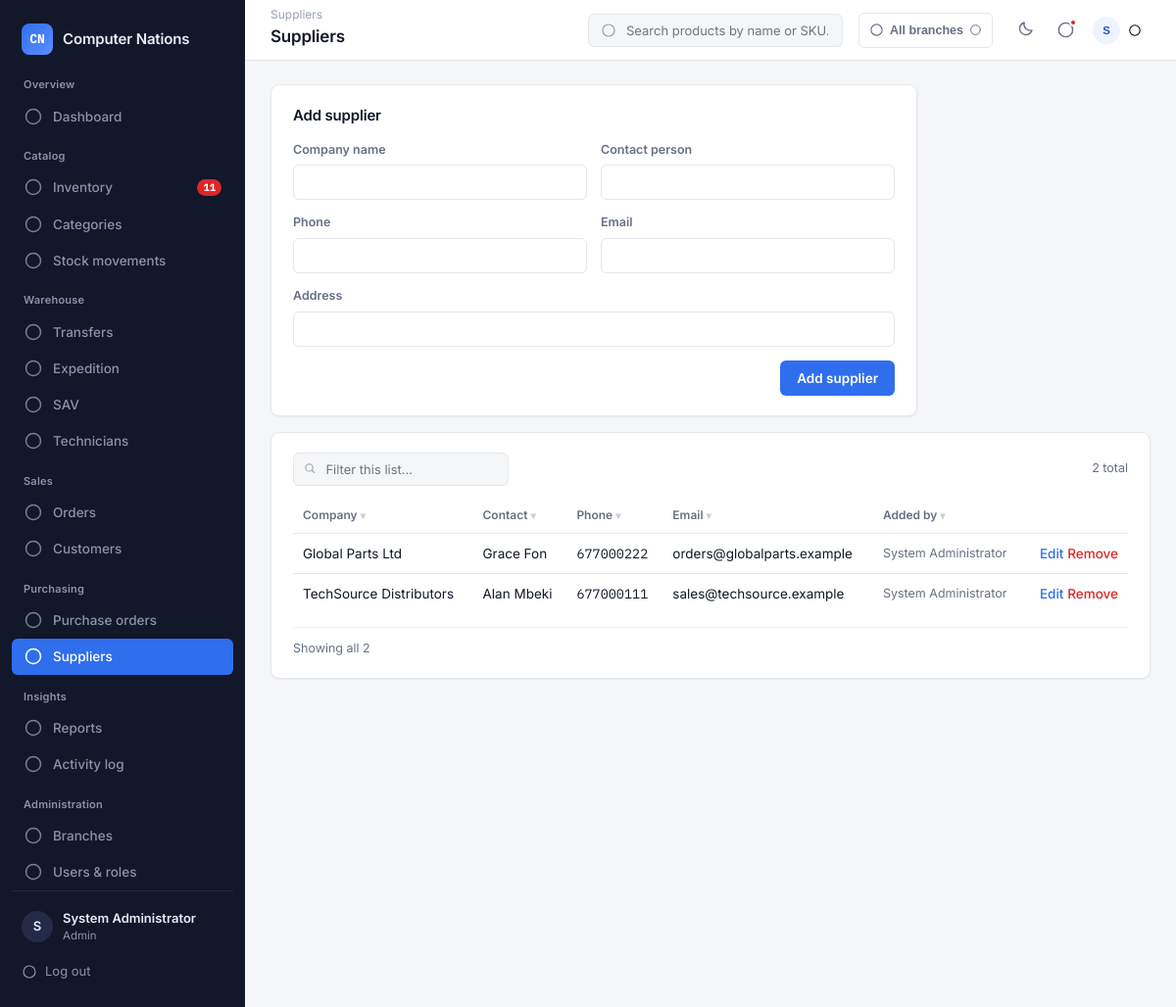
Screenshot of /modules/suppliers/index.php (signed in) with the database file from the repository.
### tables this page shows
CREATE TABLE suppliers (
    id INT AUTO_INCREMENT PRIMARY KEY,
    name VARCHAR(120) NOT NULL,
    contact_person VARCHAR(100) DEFAULT NULL,
    phone VARCHAR(30) DEFAULT NULL,
    email VARCHAR(120) DEFAULT NULL,
    address VARCHAR(255) DEFAULT NULL,
    created_by INT DEFAULT NULL,
    created_at TIMESTAMP DEFAULT CURRENT_TIMESTAMP
);

CREATE TABLE users (
    id INT AUTO_INCREMENT PRIMARY KEY,
    full_name VARCHAR(100) NOT NULL,
    username VARCHAR(50) NOT NULL UNIQUE,
    email VARCHAR(120) NOT NULL UNIQUE,
    phone VARCHAR(30) DEFAULT NULL,
    password VARCHAR(255) NOT NULL,         
    role_id INT NOT NULL,
    branch_id INT DEFAULT NULL,
    avatar VARCHAR(255) DEFAULT NULL,
    status ENUM('active','suspended') NOT NULL DEFAULT 'active',
    reset_token_hash VARCHAR(255) DEFAULT NULL,    
    reset_token_expires DATETIME DEFAULT NULL,
    last_login DATETIME DEFAULT NULL,
    created_at TIMESTAMP DEFAULT CURRENT_TIMESTAMP,
    FOREIGN KEY (role_id) REFERENCES roles(id),
    FOREIGN KEY (branch_id) REFERENCES branches(id) ON DELETE SET NULL
);

### includes/rbac.php (called while the page is built, shortened)
<?php
function hasPermission($slug) {
    return in_array($slug, $_SESSION['permissions'] ?? [], true);
}

### includes/functions.php (called while the page is built, shortened)
<?php
function clean($value) {
    return htmlspecialchars(trim($value ?? ''), ENT_QUOTES, 'UTF-8');
}

### modules/suppliers/index.php (the view, shortened to what this page needs)
<?php
require_once __DIR__ . '/../../config/config.php';
require_once __DIR__ . '/../../includes/rbac.php';
$canManage = hasPermission('suppliers.manage');
$editing = null;
$suppliers = $pdo->query(
    "SELECT s.*, u.full_name AS creator_name FROM suppliers s LEFT JOIN users u ON u.id = s.created_by ORDER BY s.name"
)->fetchAll();
require_once __DIR__ . '/../../includes/header.php';
?>
<?php if ($canManage): ?>
<section class="panel panel-form">
  <h2><?= $editing ? 'Edit supplier' : 'Add supplier' ?></h2>
  <form method="post">
    <div class="form-row">
      <div class="form-field"><label>Company name</label><input type="text" name="name" value="<?= clean($editing['name'] ?? '') ?>" required></div>
      <div class="form-field"><label>Contact person</label><input type="text" name="contact_person" value="<?= clean($editing['contact_person'] ?? '') ?>"></div>
    </div>
    <div class="form-row">
      <div class="form-field"><label>Phone</label><input type="text" name="phone" value="<?= clean($editing['phone'] ?? '') ?>"></div>
      <div class="form-field"><label>Email</label><input type="email" name="email" value="<?= clean($editing['email'] ?? '') ?>"></div>
    </div>
    <div class="form-field"><label>Address</label><input type="text" name="address" value="<?= clean($editing['address'] ?? '') ?>"></div>
    <div class="form-actions">
      <button type="submit" class="btn btn-primary"><?= $editing ? 'Save changes' : 'Add supplier' ?></button>
    </div>
  </form>
</section>
<?php endif; ?>
<section class="panel">
  <?php if ($suppliers): ?>
  <table class="data-table">
    <thead><tr><th>Company</th><th>Contact</th><th>Phone</th><th>Email</th><th>Added by</th><?php if ($canManage): ?><th></th><?php endif; ?></tr></thead>
    <tbody>
      <?php foreach ($suppliers as $s): ?>
      <tr>
        <td><?= clean($s['name']) ?></td>
        <td><?= clean($s['contact_person'] ?? '—') ?></td>
        <td class="mono"><?= clean($s['phone'] ?? '—') ?></td>
        <td><?= clean($s['email'] ?? '—') ?></td>
        <td class="muted small"><?= clean($s['creator_name'] ?? '—') ?></td>
        <?php if ($canManage): ?>
        <td class="row-actions">
          <a href="index.php?edit=<?= (int)$s['id'] ?>" class="link">Edit</a>
          <form method="post" class="js-confirm" data-confirm-title="Remove this supplier?" data-confirm-message="Products linked to them will keep their history, but this record will be gone." style="display:inline">
            <button type="submit" class="link link-danger">Remove</button>
          </form>
        </td>
        <?php endif; ?>
      </tr>
      <?php endforeach; ?>
    </tbody>
  </table>
  <?php else: ?>
    <p class="empty-state">No suppliers yet.</p>
  <?php endif; ?>
</section>
<?php require_once __DIR__ . '/../../includes/footer.php'; ?>

### assets/css/style.css (style rules this page uses)
:root { --ink: #12172A; --ink-2: #1B2138; --ink-3: #232B48; --surface: #FFFFFF; --bg: #F5F6F8; --border: #E4E7EC; --border-soft:#EEF0F3; --accent: #2F6FED; --accent-dark:#2456BF; --accent-soft:#EEF3FF; --success: #1F9D63; --success-soft:#ECFDF3; --warning: #D97706; --warning-soft:#FFFAEB; --danger: #DC2626; --danger-soft:#FEF3F2; --violet: #7C5CFC; --violet-soft:#F3F0FF; --text: #101828; --text-muted: #667085; --text-soft: #98A2B3; --text-on-ink:#E9EBF3; --text-on-ink-muted: #8A93AC; --font-ui: 'Inter', -apple-system, BlinkMacSystemFont, 'Segoe UI', sans-serif; --font-mono: 'IBM Plex Mono', ui-monospace, 'SFMono-Regular', Menlo, monospace; --radius-sm: 6px; --radius: 9px; --radius-lg: 14px; --shadow-card: 0 1px 2px rgba(16, 24, 40, 0.05); --shadow-pop: 0 8px 24px rgba(16, 24, 40, 0.12), 0 2px 6px rgba(16,24,40,0.06); }
* { box-sizing: border-box; }
html, body { height: 100%; }
body { margin: 0; font-family: var(--font-ui); color: var(--text); background: var(--bg); font-size: 14px; line-height: 1.5; -webkit-font-smoothing: antialiased; }
a { color: inherit; text-decoration: none; }
h1, h2, h3 { margin: 0 0 4px; font-weight: 600; letter-spacing: -0.012em; }
.mono { font-family: var(--font-mono); font-feature-settings: "tnum"; }
.muted { color: var(--text-muted); }
.small { font-size: 12.5px; }
.panel { background: var(--surface); border: 1px solid var(--border); border-radius: var(--radius); padding: 20px 22px; box-shadow: var(--shadow-card); margin-bottom: 16px; }
.panel h2 { font-size: 15px; margin-bottom: 14px; }
.panel-form { max-width: 660px; }
.data-table { width: 100%; border-collapse: collapse; font-size: 13.5px; }
.data-table th { text-align: left; font-weight: 600; color: var(--text-muted); font-size: 12px; text-transform: none; padding: 9px 10px; border-bottom: 1px solid var(--border); white-space: nowrap; }
.data-table th.sortable { cursor: pointer; user-select: none; }
.data-table td { padding: 10px 10px; border-bottom: 1px solid var(--border); vertical-align: middle; }
.data-table tr:last-child td { border-bottom: none; }
.data-table td.mono, .data-table th.mono { font-family: var(--font-mono); }
.row-actions { white-space: nowrap; text-align: right; }
.link { color: var(--accent); font-weight: 500; }
.link-danger { color: var(--danger); background: none; border: none; padding: 0; cursor: pointer; font: inherit; font-weight: 500; }
.btn { display: inline-flex; align-items: center; justify-content: center; gap: 7px; padding: 9px 16px; border-radius: var(--radius-sm); font-size: 13.5px; font-weight: 600; border: 1px solid transparent; cursor: pointer; font-family: inherit; transition: background 0.12s ease, border-color 0.12s ease, transform 0.05s ease; }
.btn-primary { background: var(--accent); color: #fff; }
.form-row { display: grid; grid-template-columns: 1fr 1fr; gap: 14px; }
.form-field { margin-bottom: 14px; display: flex; flex-direction: column; gap: 6px; }
.form-field label { font-size: 12.5px; font-weight: 600; color: var(--text-muted); }
.form-field input, .form-field select, .form-field textarea { padding: 9px 12px; border: 1px solid var(--border); border-radius: var(--radius-sm); font-size: 13.5px; font-family: inherit; background: var(--surface); color: var(--text); }
.form-actions { display: flex; gap: 10px; justify-content: flex-end; margin-top: 6px; }

### rows the page displays
suppliers: name "Global Parts Ltd", contact_person "Grace Fon", phone "677000222", email "orders@globalparts.example", created_by.full_name "System Administrator"
suppliers: name "TechSource Distributors", contact_person "Alan Mbeki", phone "677000111", email "sales@techsource.example", created_by.full_name "System Administrator"

### other values shown
$notifCount "11"
substr($user['full_name'], 0, 1) "S"
$user['full_name'] "System Administrator"
$user['role_name'] "Admin"
str_replace('-', ' ', $currentDir) "Suppliers"
$pageTitle "Suppliers"
getBranchLabel($activeBranchId, $pdo) "All branches"
